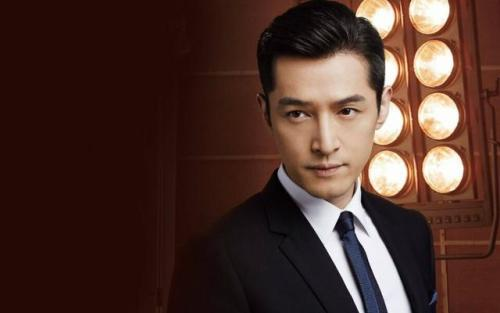
#> input picture webapp/drawFace/1.jpg, 500 x 313 px, found by its file name
$ python Laplacian.py   (older library calls are emulated)
#> lines starting #> are read from the running program, lines starting #| are printed output that depends on the picture
#coding=utf-8
import cv2
import numpy as np

def Laplacian():
    img = cv2.imread(r'D:\APP_Project\java_4_ee_kepler\FaceRecognize\webapp\drawFace\1.jpg')
#> img is the input picture: shape (313, 500, 3); mean B, G, R 42, 49.6, 76.6
    gray_lap = cv2.Laplacian(img, cv2.CV_16S, ksize = 5)
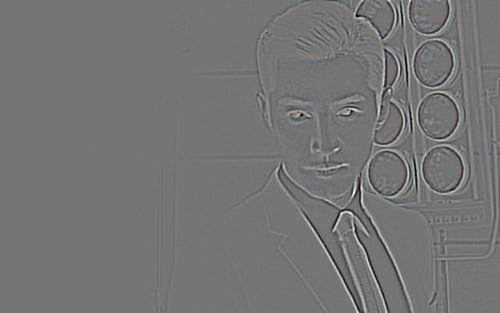
#> gray_lap: shape (313, 500, 3) int16; mean B, G, R -0.1, -0.1, -0.2; drawn with min black and max white
    dst = cv2.convertScaleAbs(gray_lap)
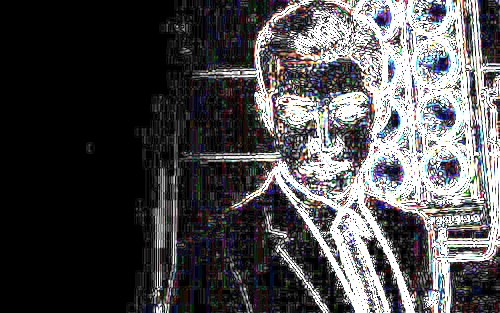
#> dst: shape (313, 500, 3); mean B, G, R 78.3, 76.4, 77.4
    dst = 255 - dst
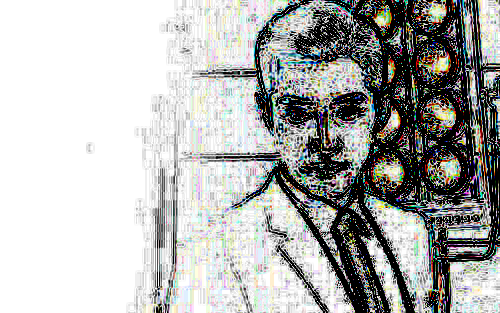
#> dst: shape (313, 500, 3); mean B, G, R 176.7, 178.6, 177.6
    cv2.imwrite(r'D:\APP_Project\java_4_ee_kepler\FaceRecognize\webapp\drawFace\result.jpg', dst)


if __name__ == '__main__':
    Laplacian()
